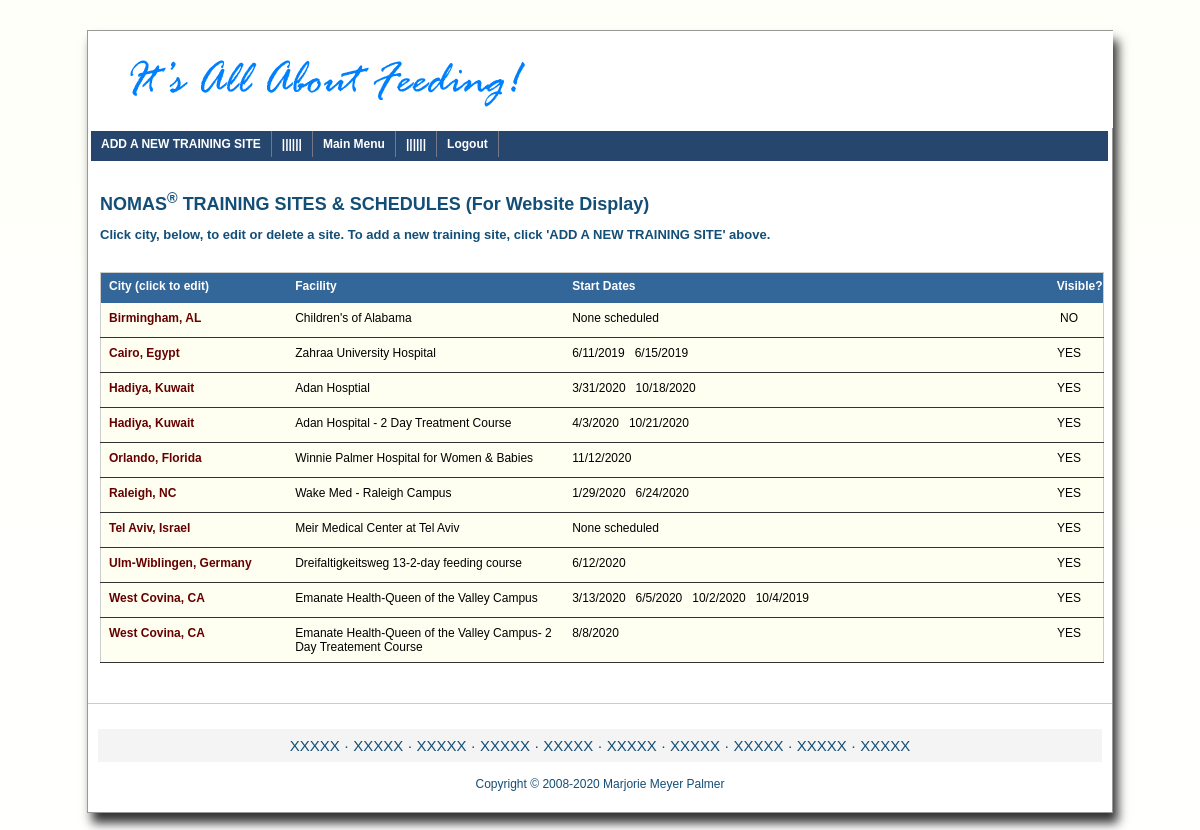
/support/index_app_trainingsked.php (signed in), run on the app's committed database.
### tables this page shows
CREATE TABLE `apps_trainingsites` (
  `id` int(11) NOT NULL,
  `loc` varchar(250) DEFAULT NULL,
  `loc_id` tinyint(3) UNSIGNED NOT NULL,
  `loc_city` varchar(100) DEFAULT NULL,
  `loc_url` varchar(250) DEFAULT NULL,
  `visible` tinyint(1) DEFAULT '1'
);

CREATE TABLE `apps_trainingdates` (
  `did` int(11) NOT NULL,
  `year` int(4) NOT NULL,
  `loc_id` tinyint(3) UNSIGNED NOT NULL,
  `starts` date NOT NULL
);

### support/index_app_trainingsked.php (the view, shortened to what this page needs)
<?php
include_once "_inc/_always.php";
include_once "_nav/nav_app_trainingsked_0.php";
$errorMsg     = array();
$pageTitle    = "NOMAS<sup>&reg;</sup> TRAINING SITES & SCHEDULES (For Website Display)";
$pageSubTitle = "Click city, below, to edit or delete a site. To add a new training site, click 'ADD A NEW TRAINING SITE' above.";
?>
<!DOCTYPE html>
<html>
<head>
<link href="_css/css_cms.css" rel="stylesheet" type="text/css">
<link href="_css/css_nav_top.css" rel="stylesheet" type="text/css">
<link href="_css/css_tables_cms.css" rel="stylesheet" type="text/css">
<?php
echo $jq_ui . "\n";
?>
</head>
<body>
<div id="playground">
   <div id='header'><?php showBigLogo(); ?></div>
   <div id='nav_box'>
      <div id='slidemenu' class='jqueryslidemenu'><?php showTopNav($topNav) ?></div>
   </div>
   <div id='content'>
      <?php
      if ( isset($pageTitle) && $pageTitle > '') {
         echo "<div class='pageTitle'>" . $pageTitle . "</div>\n";
      }
      if (isset($pageSubTitle) && $pageSubTitle > '') {
         echo "<div class='pageSubTitle'>" . $pageSubTitle . "</div>\n";
      }
	  if($link = db_connect_site()) {
	  if($result_s = mysqli_query($link, "SELECT * FROM $trainingSitesTBL ORDER BY loc_city")) {
		 if (mysqli_num_rows($result_s) > 0 ) {
			echo "<table class='sked_table' style='margin:30px 0px;'>\n";
			echo "<thead>\n";
			echo "<tr>\n";
			echo "<th class='th_1'>City (click to edit)</th>";
			echo "<th class='th_2'>Facility</th>";
			echo "<th class='th_3'>Start Dates</th>";
			echo "<th class='th_4'>Visible?</th>";
			echo "</tr>\n";
			echo "</thead>\n";
			echo "<tbody>\n";
			while($row = mysqli_fetch_assoc($result_s)) {
			   $city      = $row['loc_city'];
			   $loc       = $row['loc'];
			   $loc_id    = $lid = $row['loc_id'];
			   $visible   = (isset($row['visible']) && $row['visible'] == 1) ? "YES" : "NO";
			   if($result_d = mysqli_query($link,"SELECT * FROM $trainingDatesTBL WHERE loc_id = '$loc_id' ORDER BY year DESC,starts ASC")) {
				  if (mysqli_num_rows($result_d) > 0 ) {
				     $date_show = '';
					 while($row = mysqli_fetch_assoc($result_d)) {
						$starts    = strtotime($row['starts']);
						$starts    = date("n/j/Y", $starts);
						$date_line = $starts;
						$date_show = $date_show . $date_line . "&nbsp;&nbsp;&nbsp;";
					 }
				  } else { $date_show = "None scheduled"; }
				  echo "<tr>\n";
				  echo "<td class='td_1'><a href='" . $trainingskedEDIT . "?loc_id=$loc_id'>" . $city . "</a></td>";
				  echo "<td class='td_2'>" . $loc . "</td>";
				  echo "<td class='td_3'>" . $date_show . "</td>";
				  echo "<td class='td_4'>" . $visible . "</td>";
				  echo "</tr>\n";
			   } else { echo "<tr><td colspan='4'>Database problem</td></tr>\n";}
			}
			echo "</tbody>\n";
			echo "</table>\n";
		 } else { $errorMsg['dbf_empty'] = "No info available"; return $errorMsg; exit; }
	   } else { $errorMsg['dbf_prob'] = "Database problem"; return $errorMsg; exit; }
	  } else { $errorMsg['no_connect'] = "Cannot Connect to Database";return $errorMsg;exit; }
      ?>
   </div>
   <div id="footer">
     <?php showBottomMenu(); showCopyright($thisYear); ?>
   </div>
</div>
</body>
</html>

### support/_inc/_always.php (shortened to what this page needs)
<?php
$jq_ui             = '<link href="//ajax.googleapis.com/ajax/libs/jqueryui/1.11.2/themes/smoothness/jquery-ui.css" rel="stylesheet"  />
                      <script type="text/javascript" src="//ajax.googleapis.com/ajax/libs/jqueryui/1.11.2/jquery-ui.min.js"></script>';
$trainingSitesTBL  = "apps_trainingsites";
$trainingDatesTBL  = "apps_trainingdates";
$quit              = "index_exit.php";
$homeMenuPage      = "index_cms_home.php";
$trainingskedEDIT  = "index_app_trainingsked_edit.php";
$trainingskedADD   = "index_app_trainingsked_add.php";
$logo_main       = "_grafix/logo-nomas-big.png";
function showBigLogo() {
global $logo_main;
   $logo = '';
   if(is_file($logo_main)) {
      $logo = "<img src=" . "'" . $logo_main . "'" . " id='logo' name='logo' alt='logo' title='Home Page'>";
   }
   echo $logo;
}
function showCopyright($thisYear) {
   $copy = "<div class='copy'>Copyright &copy; 2008-" . $thisYear . " Marjorie Meyer Palmer</div";
   echo $copy;
}
?>

### support/_nav/nav_app_trainingsked_0.php (shortened to what this page needs)
<?php
function showTopNav($topNav) {
global $trainingskedADD,$homeMenuPage,$quit;
  $topNav =
      "<ul>
        <li><a href='$trainingskedADD'>ADD A NEW TRAINING SITE</a></li>
        <li><a href='#'>||||||</a></li>
        <li><a href='$homeMenuPage'>Main Menu</a></li>
        <li><a href='#'>||||||</a></li>
        <li><a href='$quit'>Logout</a></li>
	   </ul>
	  ";
  echo $topNav;
}
function showBottomMenu() {
$menu =
 "<div class='menu'>
  <a href='#'>XXXXX</a> &middot;
  <a href='#'>XXXXX</a> &middot;
  <a href='#'>XXXXX</a> &middot;
  <a href='#'>XXXXX</a> &middot;
  <a href='#'>XXXXX</a> &middot;
  <a href='#'>XXXXX</a> &middot;
  <a href='#'>XXXXX</a> &middot;
  <a href='#'>XXXXX</a> &middot;
  <a href='#'>XXXXX</a> &middot;
  <a href='#'>XXXXX</a>
  </div>";
echo $menu;
}
?>

### support/_css/css_cms.css (style rules this page uses)
html, body, div, span, applet, object, iframe, h1, h2, h3, h4, h5, h6, p, blockquote, pre, a, abbr, acronym, address, big, cite, code, del, dfn, em, img, ins, kbd, q, s, samp, small, strike, strong, sub, sup, tt, var, b, u, i, center, dl, dt, dd, ol, ul, li, fieldset, form, label, legend, table, caption, tbody, tfoot, thead, tr, th, td, article, aside, canvas, details, embed, figure, figcaption, footer, header, hgroup, menu, nav, output, ruby, section, summary, time, mark, audio, video { margin:0; padding:0; border:0; font-size:100%; font:inherit; vertical-align:baseline; }
body { line-height:1; }
ol, ul { list-style:none; }
table { border-collapse:collapse; border-spacing:0; }
body { width:100% margin:0 auto; padding:0; font: 62.5% Arial, Helvetica, sans-serif; background: #FFFBFB; background: -webkit-gradient(linear, left top, left bottom, from(#FFFFF9), to(#FFFFFF)); background: -moz-linear-gradient(top, #FFFFF9, #FFFFFF); }
#playground { width:80%; max-width:1024px; min-width:1024px; margin:30px auto; background-color:#FFFFFF; border:1px solid #999; -moz-box-shadow: 5px 10px 10px #333333; -webkit-box-shadow: 5px 10px 10px #333333; box-shadow: 5px 10px 10px #333333; }
#header { width:99.9%; height:95px; margin:0; padding:0; border:1px solid #FFFFFF; background: #FFFFFF; }
#logo { float:left; margin-left:40px; padding:0; border:none; }
#content { clear:both; width:98%; margin:30px 12px; padding:0; }
#content .pageTitle { clear:both; font-size: 1.8em; font-weight:bold; color:#134E77; margin-bottom:12px; }
#content .pageSubTitle { font-size:1.3em; font-weight:bold; color:#134E77; margin-bottom:12px; }
sub, sup { font-size:80%; line-height:0; position:relative; vertical-align:baseline; }
sup { top: -0.5em; }
#footer { clear:both; margin:10px 0; padding: 10px; border-top: 1px solid #CCCCCC; text-align:center; font-family:"Trebuchet MS", "Helvetica", "Arial", "Verdana", "sans-serif"; }
#footer .menu { clear:both; font-size:1.5em; padding:8px; background-color:#F4F4F4; color:#134E77; margin:15px 0; }
#footer .copy { clear:both; font-size:1.2em; color:#134E77; margin-bottom:1px; }
#footer a { color:#134E77; text-decoration:none; }

### support/_css/css_nav_top.css (style rules this page uses)
#nav_box { width:99.3%; height:30px; margin:3px; background:#26466D; }
.jqueryslidemenu { font: 1.2em Verdana, Geneva, sans-serif; font-weight:bold; background:#26466D; width: 100%; }
.jqueryslidemenu ul { margin: 0; padding: 0; list-style-type: none; }
.jqueryslidemenu ul li { z-index:2; position: relative; display: inline; float: left; }
.jqueryslidemenu ul li a { display: block; background:#26466D; color: white; padding: 6px 10px; border-right: 1px solid #778; color: #2d2b2b; text-decoration:none; }
.jqueryslidemenu ul li a:link, .jqueryslidemenu ul li a:visited { color: white; }

### support/_css/css_tables_cms.css (style rules this page uses)
.sked_table { font:1.2em Verdana, Arial, Helvetica, sans-serif; width:100%; margin:12px 0; border: 1px solid #cccccc; }
.sked_table tr { height: 18px; }
.sked_table td { background-color: #FFFFF1; color: #000; height: 18px; padding:8px; border-bottom:1px solid #333; }
.sked_table .td_1, .sked_table .th_1 { width:20%; }
.sked_table .sked_table .td_2, .sked_table .th_2 { width:30%; }
.sked_table .td_3, .sked_table .th_3 { width:50%; }
.sked_table .td_4 { width:10%; text-align:center; }
.sked_table .td_1 { font-weight:bold; }
.sked_table th { text-align:left; background-color: #336699; color: #FFF; height: 18px; }
.sked_table .th_1, .sked_table .th_2, .sked_table .th_3, .sked_table .th_4 { font-weight:bold; background-color: #336699; color: #FFF; height: 24px; padding-top:6px; padding-left:8px; }
.sked_table .th_4 { padding-left:0px; padding-left:21px; }
.sked_table td a, .sked_table td a:visited { text-decoration:none; color: #660000; }

### data on the page
apps_trainingsites: loc_city "Birmingham, AL", loc "Children's of Alabama", date_show "None scheduled", visible "NO"
apps_trainingsites: loc_city "Cairo, Egypt", loc "Zahraa University Hospital", date_show "6/11/2019 6/15/2019", visible "YES"
apps_trainingsites: loc_city "Hadiya, Kuwait", loc "Adan Hosptial", date_show "3/31/2020 10/18/2020", visible "YES"
apps_trainingsites: loc_city "Hadiya, Kuwait", loc "Adan Hospital - 2 Day Treatment Course", date_show "4/3/2020 10/21/2020", visible "YES"
apps_trainingsites: loc_city "Orlando, Florida", loc "Winnie Palmer Hospital for Women & Babies", apps_trainingdates.starts "11/12/2020", visible "YES"
apps_trainingsites: loc_city "Raleigh, NC", loc "Wake Med - Raleigh Campus", date_show "1/29/2020 6/24/2020", visible "YES"
apps_trainingsites: loc_city "Tel Aviv, Israel", loc "Meir Medical Center at Tel Aviv", date_show "None scheduled", visible "YES"
apps_trainingsites: loc_city "Ulm-Wiblingen, Germany", loc "Dreifaltigkeitsweg 13-2-day feeding course", apps_trainingdates.starts "6/12/2020", visible "YES"
apps_trainingsites: loc_city "West Covina, CA", loc "Emanate Health-Queen of the Valley Campus", date_show "3/13/2020 6/5/2020 10/2/2020 10/4/2019", visible "YES"
apps_trainingsites: loc_city "West Covina, CA", loc "Emanate Health-Queen of the Valley Campus- 2 Day Treatement Course", apps_trainingdates.starts "8/8/2020", visible "YES"

### other printed values
$pageSubTitle "Click city, below, to edit or delete a site. To add a new training site, click 'ADD A NEW TRAINING SITE' above."
